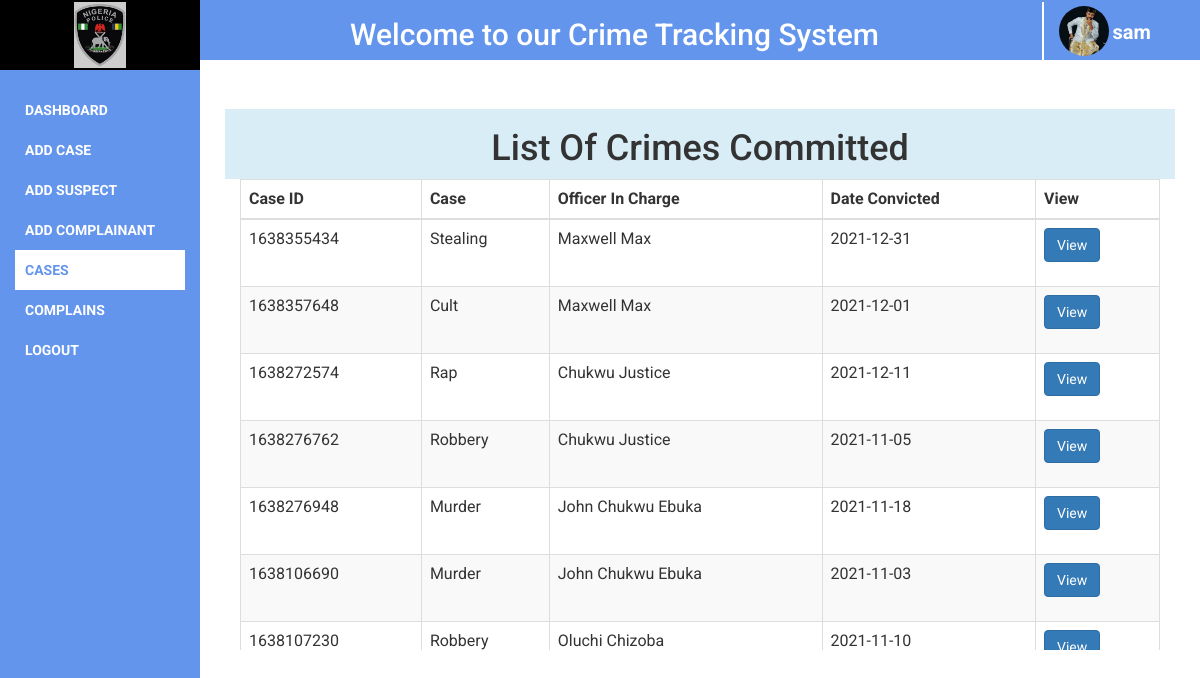
The page /listOfCrime (signed in) on the database its author committed.
### tables this page shows
CREATE TABLE `criminal` (
  `id` int(11) NOT NULL,
  `name` varchar(30) NOT NULL,
  `email` varchar(50) NOT NULL,
  `pics` varchar(200) NOT NULL,
  `adds` text NOT NULL,
  `id_number` varchar(10) NOT NULL,
  `sex` varchar(7) NOT NULL,
  `ms` varchar(15) NOT NULL,
  `height` varchar(10) NOT NULL,
  `weight` varchar(10) NOT NULL,
  `crime_code` varchar(10) NOT NULL,
  `lga` varchar(30) NOT NULL,
  `complextion` varchar(20) NOT NULL,
  `occupation` varchar(30) NOT NULL,
  `soo` varchar(20) NOT NULL,
  `arrest_date` date NOT NULL,
  `arrest_time` varchar(10) NOT NULL,
  `date_convicted` date NOT NULL,
  `remark` text NOT NULL,
  `oic` varchar(30) NOT NULL,
  `type` varchar(15) NOT NULL
);

### config/dblink.php (called while the page is built, shortened)
<?php
class Sam{
private $connect = NULL;
public function __construct()
  {
$servername = "localhost";
$username = "root";
$password = "";
$dbname = "samuel";
  $this->connect = "";
  try{
  $this->connect = new PDO("mysql:host=$servername;dbname=$dbname", $username, $password);
  $this->connect->setAttribute(PDO::ATTR_ERRMODE, PDO::ERRMODE_EXCEPTION);
  $this->connect->exec("SET CHARACTER SET utf8");
    }
  catch(PDOException $e) {
  echo 'Error: ' . $e->getMessage();
        }
  }
 public function tbl_select($tblquery,$tblvalue = array())
 {
 try{
  $stmt = $this->connect->prepare($tblquery);
  $stmt->execute($tblvalue);
  $results = $stmt->fetchAll(PDO::FETCH_ASSOC);
  return $results;
} catch(PDOException $e) {
    echo 'Error: ' . $e->getMessage();
  }
 }
  }
?>

### pages/listOfCrime.php (the view, shortened to what this page needs)
<div class="row">
    <div class="col-md-12 text-center bg-info" style="margin-top:9px">
        <h1>List Of Crimes Committed</h1>
    </div>
</div>
<table class="table table-hover table-bordered table-striped">
        <thead>
            <tr>
                <th>Case ID</th>
                <th>Case</th>
                <th>Officer In Charge</th>
                <th>Date Convicted</th>
                <th>View</th>
            </tr>
        </thead>
        <tbody>
            <tr>
                <?php
                    $tblquery = "SELECT * FROM criminal GROUP BY id_number ORDER BY arrest_date DESC";
                    $tblvalue = array();
                    $select = $collect->tbl_select($tblquery, $tblvalue);
                    foreach($select as $data){
                        extract($data);
                        ?>
                        <?php
                            echo "
                                <tr>
                                    <td>$id_number</td>
                                    <td>$crime_code</td>
                                    <td>$oic</td>
                                    <td>$date_convicted</td>
                                    <td>
                                        <form action='listOfCrime' method='POST'>
                                            <input type='hidden' name='id' value='$id_number'>
                                            <input type='hidden' name='oic' value='$oic'>
                                            <input type='hidden' name='cc' value='$crime_code'>
                                            <input type='hidden' name='dc' value='$date_convicted'>
                                            <input type='submit' name='view' class='btn btn-primary' value='View'>
                                        </form>
                                    </td>
                                </tr>
                            ";
                    }
                ?>
            </tr>
        </tbody>
    </table>

### index.php (shortened to what this page needs)
<?php
    $url = $_GET['url'];
    $url = rtrim($url, '/');
    $url = explode('/', $url);
    if(file_exists('pages/'.$url[0].'.php')){
        include('main.php');
    }else{
        include('login.php');
    }
?>

### includes/header.php (shortened to what this page needs)
<?php
    include('config/dblink.php');
    $collect = new Sam();
?>
<!DOCTYPE html>
<html lang="en">
    <head>
        <link rel="stylesheet" href="styles/bootstrap.css">
        <link rel="stylesheet" href="styles/stylesheet.css">
    </head>
    <body>

### main.php (shortened to what this page needs)
<?php
    if($url[0] == 'dashboard'){
        $dashboard = 'active';
        echo "<title>Dashboard | Crime Tracking System</title>";
    }
    else if($url[0] == 'addCrime'){
        $addCrime = 'active';
        echo "<title>Add Case | Crime Tracking System</title>";
    }
    else if($url[0] == 'addSuspect'){
        $addSuspect = 'active';
        echo "<title>Add Suspect | Crime Tracking System</title>";
    }
    else if($url[0] == 'addC'){
        $addC = 'active';
        echo "<title>Add Complainant | Crime Tracking System</title>";
    }
    else if($url[0] == 'listOfCrime'){
        $listOfCrime = 'active';
    }
?>
<?php include('includes/header.php'); ?>
    <div class="mainContainer">
        <div class="container-fluid">
            <div class="row">
                <div class="col-xs-12 col-sm-12 col-md-2 col-lg-2 col-xl-2 leftNavSection">
                    <div class="row">
                        <div class="col-xs-12 col-sm-12 col-md-12 col-lg-12 col-xl-12 topLeftLogo">
                            <img src="assets/3.jpg" height="100%" >
                        </div>
                        <div class="col-xs-12 col-sm-12 col-md-12 col-lg-12 col-xl-12 menuBox">
                            <?php include('pages/menu.php'); ?>
                        </div>
                    </div>
                </div>
                <div class="col-xs-12 col-sm-12 col-md-10 col-lg-10 col-xl-10" style="height:650px;overflow-y:scroll;">
                    <div class="row">
                        <div class="col-xs-12 col-sm-12 col-md-12 col-lg-12 col-xl-12 topNavSection">
                            <div class="row">
                                <div class="col-xs-12 col-sm-12 col-md-10 col-lg-10 col-xl-10 topNavLeftSection">
                                    <h1>Welcome to our Crime Tracking System</h1>
                                </div>
                                <div class="col-xs-12 col-sm-12 col-md-2 col-lg-2 col-xl-2 topNavRightSection">
                                    <img src="assets/pro.jpg" alt="profile picture" width="50px" height="50px" style="border-radius:50%;">
                                    <h1><?php echo $_SESSION['username']; ?></h1>
                                </div>
                            </div>
                        </div>
                        <div class="col-xs-12 col-sm-12 col-md-12 col-lg-12 col-xl-12 dynamicBodyBox">
                            <?php include($pages);?>
                        </div>
                    </div>
                </div>
            </div>
        </div>
    </div>
<?php include('includes/footer.php'); ?>

### pages/menu.php (shortened to what this page needs)
<ul>
    <?php
        if($_SESSION['position'] == 'Admin'){
        ?>
            <li class="<?php echo $dashboard; ?>">
                <a href="dashboard">
                    <span class="title">Dashboard</span>
                </a>
            </li>
            <li class="<?php echo $addCrime; ?>">
                <a href="addCrime">
                    <span class="title">Add Case</span>
                </a>
            </li>
            <li class="<?php echo $addSuspect; ?>">
                <a href="addSuspect">
                    <span class="title">Add Suspect</span>
                </a>
            </li>
            <li class="<?php echo $addC; ?>">
                <a href="addC">
                    <span class="title">Add complainant</span>
                </a>
            </li>
            <li class="<?php echo $listOfCrime; ?>">
                <a href="listOfCrime">
                    <span class="title">Cases</span>
                </a>
            </li>
            <li class="<?php echo $complains; ?>">
                <a href="Complains">
                    <span class="title">Complains</span>
                </a>
            </li>
            <li>
                <a href="logout.php">
                    <span class="title">Logout</span>
                </a>
            </li>
        <?php
        }
    ?>
</ul>

### includes/footer.php (shortened to what this page needs)
    </body>
</html>

### styles/stylesheet.css (style rules this page uses)
body { box-sizing: border-box; font-family: 'Roboto', sans-serif; margin: 0; overflow-x: hidden; padding: 0; }
.mainContainer { height: 100vh; width: 100vw; }
.leftNavSection { background: cornflowerblue; height: 100vh; }
.dynamicBodyBox { min-height:450px; padding: 40px; }
.topNavSection { background: cornflowerblue; height: 60px; padding: 2px; }
.topLeftLogo { background: #000; border: 2px solid #000; height:70px; line-height: 70px; margin-bottom: 20px; text-align: center; }
ul { margin: 0; padding: 0; width: 100%; }
ul li { cursor: pointer; list-style: none; padding: 10px; text-align: left; width: 100%; }
ul li.active { background: #fff; }
ul li.active > a { color: cornflowerblue; }
ul li a { color: #fff; font-weight: bolder; text-decoration: none; text-transform: uppercase; width: 100%; }
.topNavLeftSection h1 { color: #fff; font-size: 30px; line-height: 25px; text-align: center; }
.topNavRightSection { border-left: 2px solid #fff; }
.topNavRightSection img { margin-top: -9px; }
.topNavRightSection h1 { color:#fff; display: inline; font-size: 20px; font-weight: bolder; line-height: 60px; text-align: center; }

### rows shown on the page
criminal: id_number "1638355434", crime_code "Stealing", oic "Maxwell Max", date_convicted "2021-12-31"
criminal: id_number "1638357648", crime_code "Cult", oic "Maxwell Max", date_convicted "2021-12-01"
criminal: id_number "1638272574", crime_code "Rap", oic "Chukwu Justice", date_convicted "2021-12-11"
criminal: id_number "1638276762", crime_code "Robbery", oic "Chukwu Justice", date_convicted "2021-11-05"
criminal: id_number "1638276948", crime_code "Murder", oic "John Chukwu Ebuka", date_convicted "2021-11-18"
criminal: id_number "1638106690", crime_code "Murder", oic "John Chukwu Ebuka", date_convicted "2021-11-03"
criminal: id_number "1638107230", crime_code "Robbery", oic "Oluchi Chizoba", date_convicted "2021-11-10"

### other values the page prints
$_SESSION['username'] "sam"
